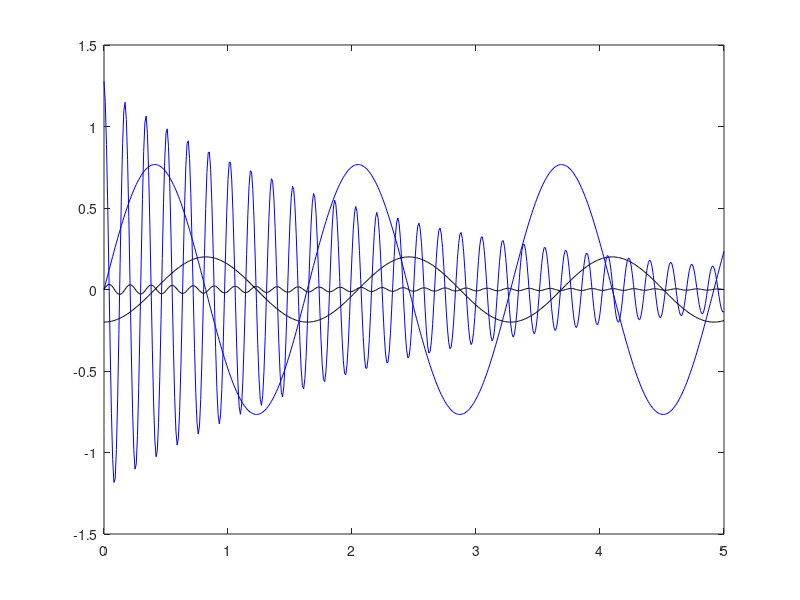

MATLAB code for this plot:
clc;
clear;

dt = 0.01; %sec
L = 1.0; %m
rhoA = 1; %kg/m
EA = 500; %N
g = 9.8; %m/s2

alpha_1 = 0;
alpha_2 = 0; 
p_inf = 0.1;

M = [(rhoA * L^3)/3 0 ; 0 (rhoA * L) /3];
K = [(rhoA * g * L^2)/2 0; 0 EA/L];
C = alpha_1 * M + alpha_2 * K;
R = [0 ; 0];

u0 = [-L/5 ; 0]; %initial displacement
v0 = [0 ; sqrt(g/(6*L))]; %initial velocity
a0 = M \ (R - C*v0 - K*u0); % initial acceleration

%Chung and Hulbert (1993)
alpha_m = (2 * p_inf - 1)/(p_inf + 1);
alpha_f = p_inf / (p_inf + 1);
beta = 0.25 * (1 - alpha_m + alpha_f)^2;
gamma = 0.5 - alpha_m + alpha_f;

K_eff = M * ((1-alpha_m)/(beta*dt^2)) + C * (gamma *(1-alpha_f)/(beta*dt)) + K *(1 - alpha_f); %slides pg. 63

t_f = 5.0;
t = 0:dt:t_f;



N = length(t);
u = zeros(2,N);
v = zeros(2,N);
a = zeros(2,N);

% arrays for the response
u(:,1) = u0;
v(:,1) = v0;
a(:,1) = a0;

% arrays for the error
e = zeros(1,N); %absolute error
eta = zeros(1,N); %relative error
com_err = zeros(1,N);


for i = 1:length(t)-1
    r_eff = -K * alpha_f * u(:,i) ... 
          + C * ((gamma*(1-alpha_f)/(beta * dt))* u(:,i) + ((gamma - gamma * alpha_f - beta)/(beta))*v(:,i) + (((gamma-2*beta)*(1 - alpha_f))/(2*beta))*dt*a(:,i)) ... 
          + M * (((1-alpha_m)/(beta * dt^2)) * u(:,i) + ((1-alpha_m)/(beta*dt)) * v(:,i) + ((1-alpha_m-2*beta)/(2*beta)) * a(:,i)) ;
    u(:,i+1) = K_eff\r_eff;
    % update v and a -> slides pg. 60
    v(:,i+1) = (gamma/(beta * dt))*(u(:,i+1) - u(:,i)) - ((gamma - beta)/beta)*v(:,i) - ((gamma-2*beta)/(2*beta))*dt*a(:,i);
    a(:,i+1) = (1/(beta*dt^2))*(u(:,i+1) - u(:,i)) - (1/(beta*dt)) * v(:,i) - ((1-2*beta)/(2*beta))*a(:,i);
    
    %calculate our errors
    e(i+1) = norm(((6 * beta - 1)/6) * (a(:,i+1) - a(:,i))*dt^2);
    eta(i+1) = (e(i+1))/norm(u(i+1) - u(i));
    com_err(i+1) = sum(e);
end

plot(t, u,'black')
hold on
plot(t,v,'blue')
hold on
%plot(t,a)




